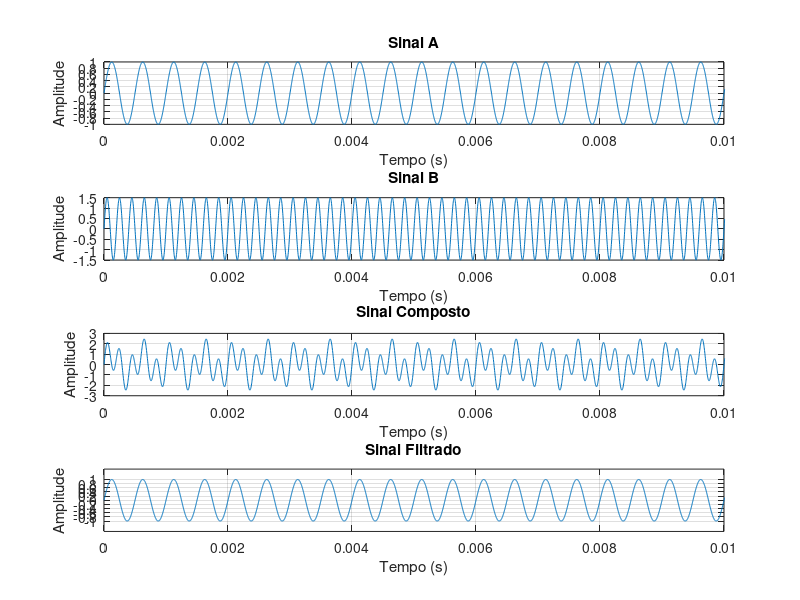
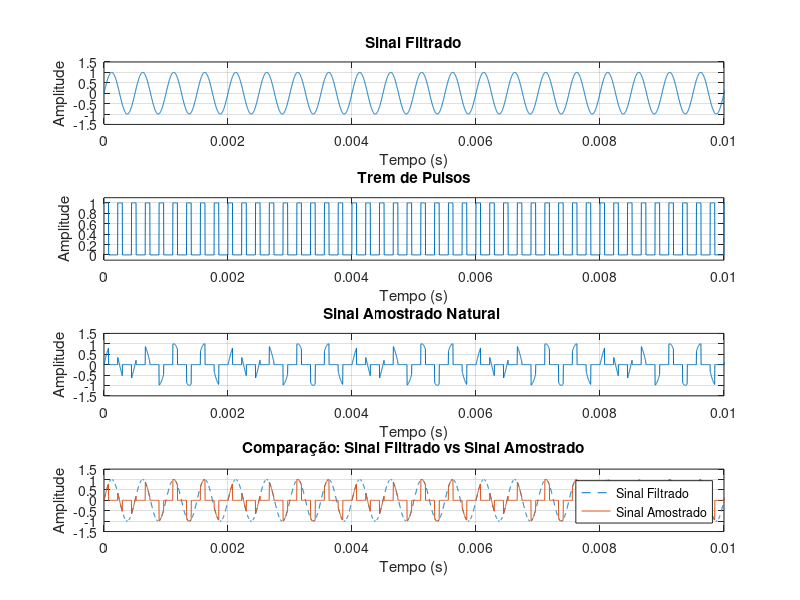
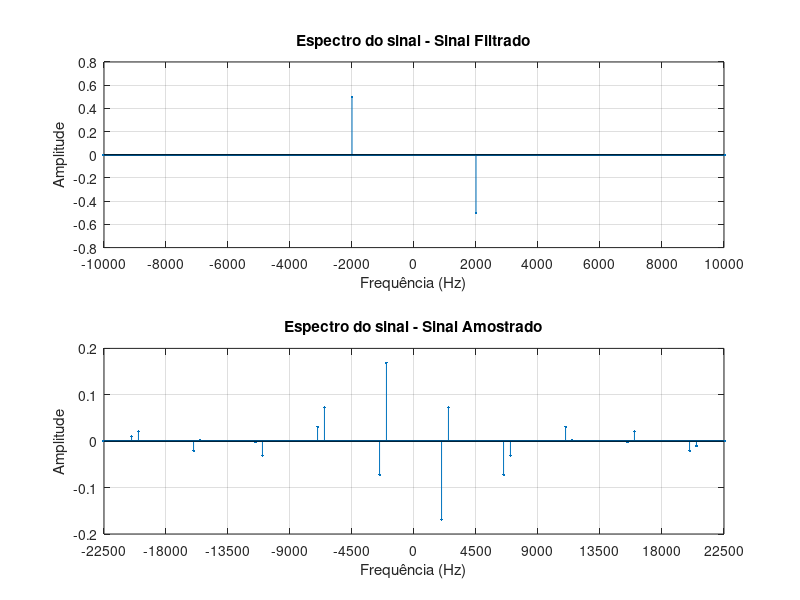
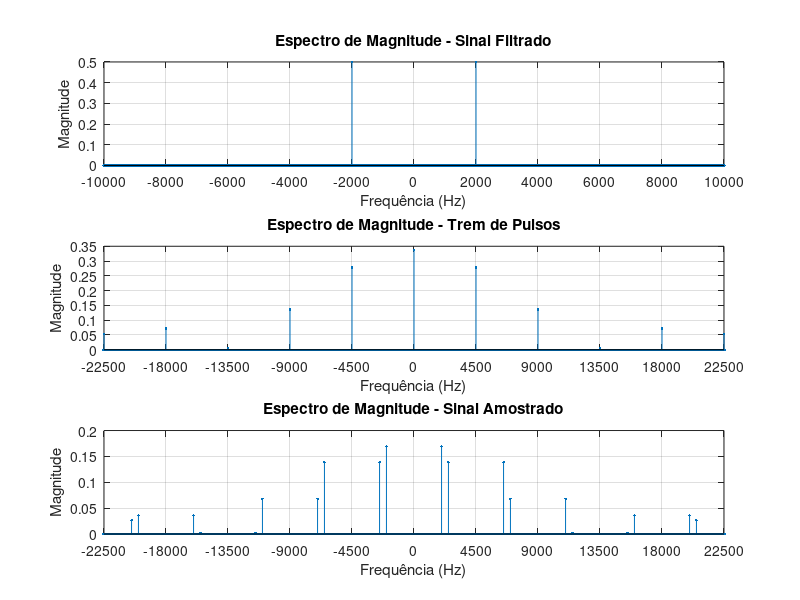

The MATLAB script that drew these images, in order:
clear;
clc;
close all;

pkg load signal;

f1 = 2e3;        % Frequencia do Sinal A (util)
f2 = 5e3;        % Frequencia do Sinal B (fora da banda permitida)
A1 = 1.0;        % Amplitude do Sinal A
A2 = 1.5;        % Amplitude do Sinal B

fs = 4.5e3;        % Frequencia de amostragem
Ts = 1/fs;       % Periodo de amostragem
fAnalog = 360e3; % Frequencia da grade computacional (emula tempo continuo)
Ta = 1/fAnalog;  % Passo da grade computacional
tempoTotal = 1;  % Tempo total de simulação
t = 0:Ta:tempoTotal-Ta; % Grade computacional
nPAnalog = length(t);   % Total de pontos da grade
fCorte = 3e3;    % Frequencia de corte do filtro passa baixas anti aliasing

duty = 1/3;      % Duty cycle do pulso
d = duty*Ts;     % Largura do pulso em segundos

sinalA = A1*sin(2*pi*f1*t); % Sinal a ser amostrado
sinalB = A2*sin(2*pi*f2*t); % Sinal fora da banda
sinalComposto = sinalA + sinalB;

% Emulando um filtro ideal anti-aliasing
filtroIdeal = zeros(1,nPAnalog);

for i = 1:nPAnalog
    fAtual = (i-1)*(fAnalog/nPAnalog);

    if fAtual <= fCorte || fAtual >= (fAnalog-fCorte)
        filtroIdeal(i) = 1;
    else
        filtroIdeal(i) = 0;
    end
end

sinalCompostoFFT = fft(sinalComposto);
sinalFiltradoFFT = sinalCompostoFFT .* filtroIdeal;
sinalFiltrado = real(ifft(sinalFiltradoFFT));

kPasso = round(fAnalog / fs);
kPulso = round(duty * kPasso);

% Trem de pulsos retangulares para amostragem natural
tremPulsos = zeros(1,nPAnalog);
tremPulsos(mod(0:nPAnalog-1, kPasso) < kPulso) = 1;
dutyReal = mean(tremPulsos); % c0 medido do trem de pulsos

sinalAmostrado = sinalFiltrado .* tremPulsos; % Amostragem natural: x(t) * p(t)

% Figura 1: Sinais no tempo (4 subplots)
figure;

subplot(4,1,1);
plot(t,sinalA);
grid on;
xlabel('Tempo (s)');
ylabel('Amplitude');
title('Sinal A');
xlim([0 0.01]);
yticks(-1:0.2:1);

subplot(4,1,2);
plot(t,sinalB);
grid on;
xlabel('Tempo (s)');
ylabel('Amplitude');
title('Sinal B');
xlim([0 0.01]);

subplot(4,1,3);
plot(t,sinalComposto);
grid on;
xlabel('Tempo (s)');
ylabel('Amplitude');
title('Sinal Composto');
xlim([0 0.01]);

subplot(4,1,4);
plot(t,sinalFiltrado);
grid on;
xlabel('Tempo (s)');
ylabel('Amplitude');
title('Sinal Filtrado');
xlim([0 0.01]);
yticks(-1:0.2:1);

saveas(gcf, sprintf('Natural_%gHz_01_Sinais_No_Tempo.png', fs));

% Figura 2: Processo de amostragem no tempo (4 subplots: com a amostragem isolada E a sobreposta)
figure;

subplot(4,1,1);
plot(t,sinalFiltrado);
grid on;
xlabel('Tempo (s)');
ylabel('Amplitude');
title('Sinal Filtrado');
xlim([0 0.01]);

subplot(4,1,2);
plot(t,tremPulsos);
grid on;
xlabel('Tempo (s)');
ylabel('Amplitude');
title('Trem de Pulsos');
xlim([0 0.01]);
ylim([-0.1 1.1]);

subplot(4,1,3);
plot(t,sinalAmostrado);
grid on;
xlabel('Tempo (s)');
ylabel('Amplitude');
title('Sinal Amostrado Natural ');
xlim([0 0.01]);

subplot(4,1,4);
plot(t, sinalFiltrado, '--');
hold on;
plot(t, sinalAmostrado);
grid on;
xlabel('Tempo (s)');
ylabel('Amplitude');
title('Comparação: Sinal Filtrado vs Sinal Amostrado');
legend('Sinal Filtrado', 'Sinal Amostrado');
xlim([0 0.01]);
hold off;

saveas(gcf, sprintf('Natural_%gHz_02_Processo_De_Amostragem.png', fs));

f = (-nPAnalog/2:nPAnalog/2-1)*(fAnalog/nPAnalog);

sinalFiltradoFFT_plot = fftshift(fft(sinalFiltrado))/nPAnalog;
tremPulsosFFT_plot = fftshift(fft(tremPulsos))/nPAnalog;
sinalAmostradoFFT_plot = fftshift(fft(sinalAmostrado))/nPAnalog;

magFiltrado = abs(sinalFiltradoFFT_plot);
faseFiltrado = angle(sinalFiltradoFFT_plot) * (180/pi);
faseFiltrado(magFiltrado < 0.01 * max(magFiltrado)) = 0;

magTrem = abs(tremPulsosFFT_plot);

magAmostrado = abs(sinalAmostradoFFT_plot);
faseAmostrado = angle(sinalAmostradoFFT_plot) * (180/pi);
faseAmostrado(magAmostrado < 0.01 * max(magAmostrado)) = 0;

% Figura 3: Espectro do sinal - Parte Imaginária (2 subplots)
figure;

subplot(2,1,1);
stem(f,imag(sinalFiltradoFFT_plot),'.');
grid on;
xlabel('Frequência (Hz)');
ylabel('Amplitude');
title('Espectro do sinal - Sinal Filtrado');
xlim([-10000 10000]);
xticks(-10000:2000:10000);

subplot(2,1,2);
stem(f,imag(sinalAmostradoFFT_plot),'.');
grid on;
xlabel('Frequência (Hz)');
ylabel('Amplitude');
title('Espectro do sinal - Sinal Amostrado');
xlim([-5*fs 5*fs]);
xticks(-5*fs : fs : 5*fs);

saveas(gcf, sprintf('Natural_%gHz_03_Espectros_Do_Sinal_Imag.png', fs));

% Figura 4: Espectros de Magnitude (3 subplots)
figure;

subplot(3,1,1);
stem(f,magFiltrado,'.');
grid on;
xlabel('Frequência (Hz)');
ylabel('Magnitude');
title('Espectro de Magnitude - Sinal Filtrado');
xlim([-10000 10000]);
xticks(-10000:2000:10000);

subplot(3,1,2);
stem(f,magTrem,'.');
grid on;
xlabel('Frequência (Hz)');
ylabel('Magnitude');
title('Espectro de Magnitude - Trem de Pulsos');
xlim([-5*fs 5*fs]);
xticks(-5*fs : fs : 5*fs);

subplot(3,1,3);
stem(f,magAmostrado,'.');
grid on;
xlabel('Frequência (Hz)');
ylabel('Magnitude');
title('Espectro de Magnitude - Sinal Amostrado');
xlim([-5*fs 5*fs]);
xticks(-5*fs : fs : 5*fs);

saveas(gcf, sprintf('Natural_%gHz_04_Espectros_De_Magnitude.png', fs));

% Figura 5: Espectros de Fase (2 subplots)
figure;

subplot(2,1,1);
stem(f,faseFiltrado,'.');
grid on;
xlabel('Frequência (Hz)');
ylabel('Fase (graus)');
title('Espectro de Fase - Sinal Filtrado');
xlim([-10000 10000]);
xticks(-10000:2000:10000);
ylim([-180 180]);
yticks(-180:90:180);

subplot(2,1,2);
stem(f,faseAmostrado,'.');
grid on;
xlabel('Frequência (Hz)');
ylabel('Fase (graus)');
title('Espectro de Fase - Sinal Amostrado');
xlim([-5*fs 5*fs]);
xticks(-5*fs : fs : 5*fs);
ylim([-180 180]);
yticks(-180:90:180);

saveas(gcf, sprintf('Natural_%gHz_05_Espectros_De_Fase.png', fs));

% Reconstrução por filtro passa-baixas ideal
fCorteReconstrucao = fs/2;
filtroReconstrucao = zeros(1,nPAnalog);

for i = 1:nPAnalog
    fAtual = (i-1)*(fAnalog/nPAnalog);
    if fAtual <= fCorteReconstrucao || fAtual >= (fAnalog-fCorteReconstrucao)
        filtroReconstrucao(i) = 1;
    else
        filtroReconstrucao(i) = 0;
    end
end

sinalReconstruidoFFT = fft(sinalAmostrado) .* filtroReconstrucao / dutyReal;
sinalReconstruido = real(ifft(sinalReconstruidoFFT));

filtroReconstrucaoPlot = fftshift(filtroReconstrucao);
sinalReconstruidoFFT_plot = fftshift(sinalReconstruidoFFT)/nPAnalog;

% Figura 6: Etapa de Reconstrução e Comparação (4 subplots)
figure;

subplot(4,1,1);
stem(f,imag(sinalAmostradoFFT_plot),'.');
grid on;
xlabel('Frequência (Hz)');
ylabel('Amplitude');
title('Espectro do sinal - Sinal Amostrado');
xlim([-5*fs 5*fs]);
xticks(-5*fs : fs : 5*fs);

subplot(4,1,2);
plot(f,filtroReconstrucaoPlot);
grid on;
xlabel('Frequência (Hz)');
ylabel('Ganho');
title('Filtro Ideal de Reconstrução');
xlim([-5*fs 5*fs]);
xticks(-5*fs : fs : 5*fs);
ylim([-0.2 1.2]);

subplot(4,1,3);
stem(f,imag(sinalReconstruidoFFT_plot),'.');
grid on;
xlabel('Frequência (Hz)');
ylabel('Amplitude');
title('Espectro do sinal - Sinal Reconstruído');
xlim([-5*fs 5*fs]);
xticks(-5*fs : fs : 5*fs);

subplot(4,1,4);
plot(t, sinalFiltrado,'DisplayName', 'Sinal Filtrado');
hold on;
plot(t, sinalReconstruido, '--','DisplayName', 'Sinal Reconstruído');
grid on;
xlabel('Tempo (s)');
ylabel('Amplitude');
title('Comparação: Sinal Filtrado vs Sinal Reconstruído');
xlim([0 0.01]);
legend('Location', 'northeast');
hold off;

saveas(gcf, sprintf('Natural_%gHz_06_Reconstrucao_E_Comparacao.png', fs));
